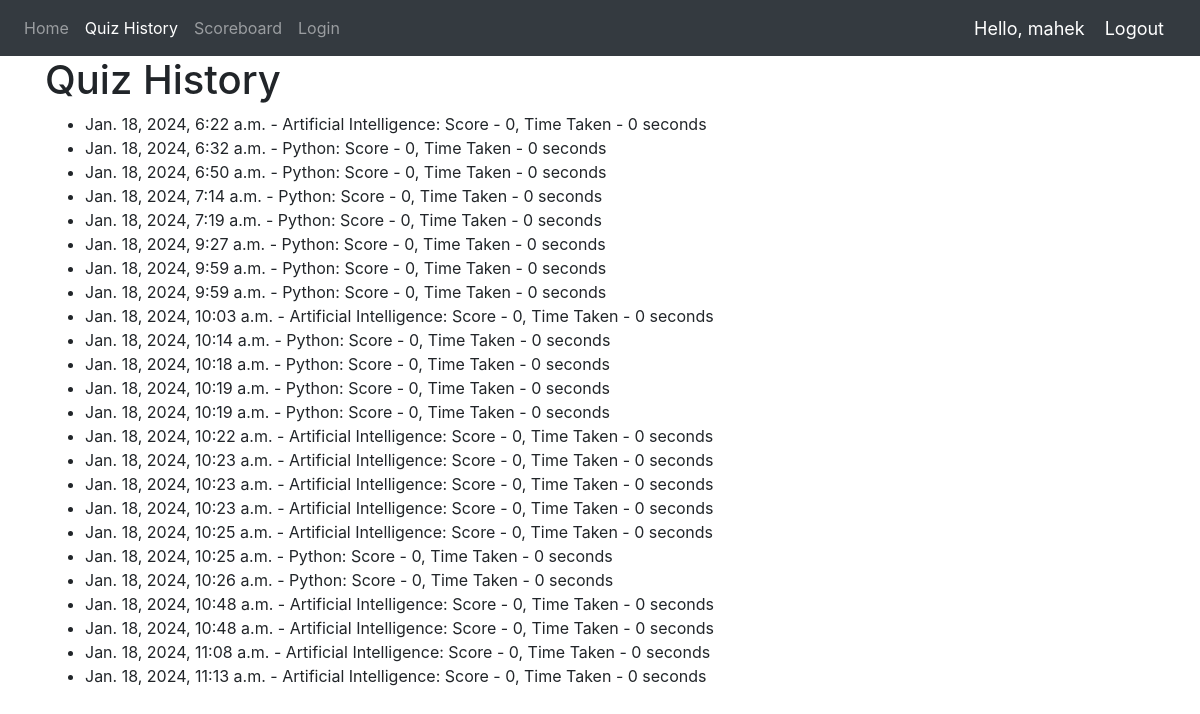
The app's page /quiz_history/ (signed in) with its own data.
### app/models.py (models this page shows, shortened)
class QuizHistory(models.Model):
    user = models.ForeignKey(User, on_delete=models.CASCADE)
    topic = models.ForeignKey(QuizTopic, on_delete=models.CASCADE)
    score = models.IntegerField()
    time_taken = models.IntegerField()
    date_attempted = models.DateTimeField(auto_now_add=True)

class QuizTopic(models.Model):
    name = models.CharField(max_length = 100)

### app/views.py (the view)
# urls.py: path('quiz_history/', views.quiz_history, name='quiz_history'),
def quiz_history(request):
    if request.user.is_authenticated:
        quiz_attempts = QuizHistory.objects.filter(user=request.user)
        return render(request, 'quizhistory.html', {'quiz_attempts': quiz_attempts})
    else:
        return redirect('home')

### templates/quizhistory.html
{% extends 'base.html' %}
{% block content %}
    <div class="container">
        <h1>Quiz History</h1>
        {% if quiz_attempts %}
            <ul>
                {% for attempt in quiz_attempts %}
                    <li>{{ attempt.date_attempted }} - {{ attempt.topic.name }}: Score - {{ attempt.score }}, Time Taken - {{ attempt.time_taken }} seconds</li>
                {% endfor %}
            </ul>
        {% else %}
            <p>No quiz attempts yet.</p>
        {% endif %}
    </div>
{% endblock %}

### templates/base.html (shortened to what this page needs)
{% load static %}
<html>
    <head>
        <link rel="stylesheet" href="https://stackpath.bootstrapcdn.com/bootstrap/4.5.0/css/bootstrap.min.css">
    </head>
    <body>
        {% include 'navbar.html' %}
        {% block content %}
        {% endblock %}
        <br>
    </body>
</html>

### templates/navbar.html (shortened to what this page needs)
{% load static %}
<nav class="navbar navbar-expand-lg navbar-dark bg-dark">
  <div class="collapse navbar-collapse" id="navbarNav">
    <ul class="navbar-nav">
      <li class="nav-item {% if request.path == '/' %}active{% endif %}">
        <a class="nav-link" href="{% url 'home' %}">Home</a>
      </li>
      <li class="nav-item {% if request.path == '/quiz_history/' %}active{% endif %}">
        <a class="nav-link" href="{% url 'quiz_history' %}">Quiz History</a>
      </li>
      <li class="nav-item {% if request.path == '/scoreboard/' %}active{% endif %}">
        <a class="nav-link" href="{% url 'scoreboard' %}">Scoreboard</a>
      </li>
      <li class="nav-item">
        <a class="nav-link" href="{% url 'login' %}">Login</a>
      </li>
    </ul>
  </div>
  {% if request.user.is_authenticated %}
  <span class="greet">Hello, {{request.user}}</span>
  <span><a class="greet" href="{% url 'logout' %}">Logout</a></span>
  {% endif %}
</nav>

### templates/navbar.html (style rules this page uses)
.greet { font-size: 18px; color: #fff; margin-right: 20px; }

### records on screen
QuizHistory: date_attempted "Jan. 18, 2024, 6:22 a.m.", topic.name "Artificial Intelligence", score "0", time_taken "0"
QuizHistory: date_attempted "Jan. 18, 2024, 6:32 a.m.", topic.name "Python", score "0", time_taken "0"
QuizHistory: date_attempted "Jan. 18, 2024, 6:50 a.m.", topic.name "Python", score "0", time_taken "0"
QuizHistory: date_attempted "Jan. 18, 2024, 7:14 a.m.", topic.name "Python", score "0", time_taken "0"
QuizHistory: date_attempted "Jan. 18, 2024, 7:19 a.m.", topic.name "Python", score "0", time_taken "0"
QuizHistory: date_attempted "Jan. 18, 2024, 9:27 a.m.", topic.name "Python", score "0", time_taken "0"
QuizHistory: date_attempted "Jan. 18, 2024, 9:59 a.m.", topic.name "Python", score "0", time_taken "0"
QuizHistory: date_attempted "Jan. 18, 2024, 9:59 a.m.", topic.name "Python", score "0", time_taken "0"
QuizHistory: date_attempted "Jan. 18, 2024, 10:03 a.m.", topic.name "Artificial Intelligence", score "0", time_taken "0"
QuizHistory: date_attempted "Jan. 18, 2024, 10:14 a.m.", topic.name "Python", score "0", time_taken "0"
QuizHistory: date_attempted "Jan. 18, 2024, 10:18 a.m.", topic.name "Python", score "0", time_taken "0"
QuizHistory: date_attempted "Jan. 18, 2024, 10:19 a.m.", topic.name "Python", score "0", time_taken "0"
QuizHistory: date_attempted "Jan. 18, 2024, 10:19 a.m.", topic.name "Python", score "0", time_taken "0"
QuizHistory: date_attempted "Jan. 18, 2024, 10:22 a.m.", topic.name "Artificial Intelligence", score "0", time_taken "0"
QuizHistory: date_attempted "Jan. 18, 2024, 10:23 a.m.", topic.name "Artificial Intelligence", score "0", time_taken "0"
QuizHistory: date_attempted "Jan. 18, 2024, 10:23 a.m.", topic.name "Artificial Intelligence", score "0", time_taken "0"
QuizHistory: date_attempted "Jan. 18, 2024, 10:23 a.m.", topic.name "Artificial Intelligence", score "0", time_taken "0"
QuizHistory: date_attempted "Jan. 18, 2024, 10:25 a.m.", topic.name "Artificial Intelligence", score "0", time_taken "0"
QuizHistory: date_attempted "Jan. 18, 2024, 10:25 a.m.", topic.name "Python", score "0", time_taken "0"
QuizHistory: date_attempted "Jan. 18, 2024, 10:26 a.m.", topic.name "Python", score "0", time_taken "0"
QuizHistory: date_attempted "Jan. 18, 2024, 10:48 a.m.", topic.name "Artificial Intelligence", score "0", time_taken "0"
QuizHistory: date_attempted "Jan. 18, 2024, 10:48 a.m.", topic.name "Artificial Intelligence", score "0", time_taken "0"
QuizHistory: date_attempted "Jan. 18, 2024, 11:08 a.m.", topic.name "Artificial Intelligence", score "0", time_taken "0"
QuizHistory: date_attempted "Jan. 18, 2024, 11:13 a.m.", topic.name "Artificial Intelligence", score "0", time_taken "0"

### other values on screen
{{ request.user }} "mahek"
